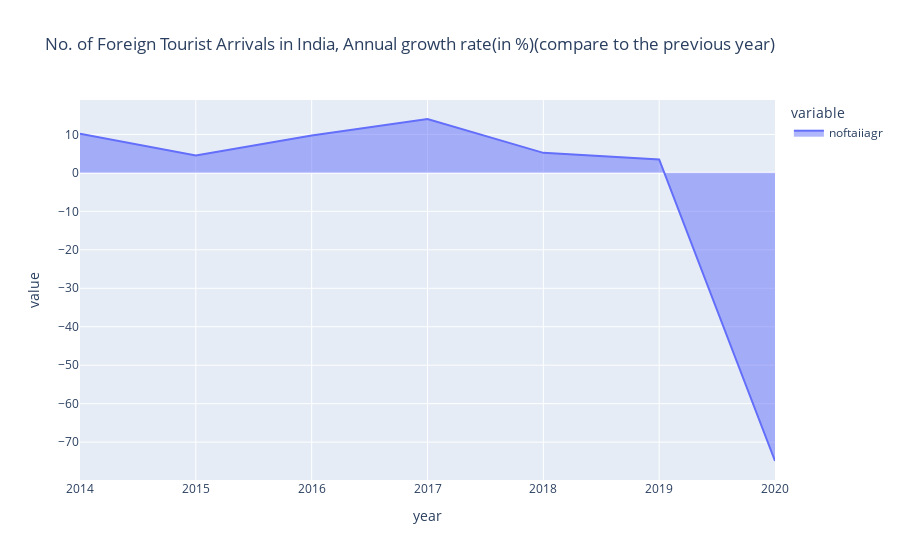

Here is the notebook cell this chart was saved with:
### Code cell
px.area(df,df.index,['noftaiiagr'],title='No. of Foreign Tourist Arrivals in India, Annual growth rate(in %)(compare to the previous year)')

### Figure 1 — Plotly figure (JSON) as saved in the notebook; plotly's stock layout.template omitted (floating-point values rounded to 4 significant figures)
{"data": [{"fillpattern": {"shape": ""}, "hovertemplate": "variable=noftaiiagr<br>year=%{x}<br>value=%{y}<extra></extra>", "legendgroup": "noftaiiagr", "line": {"color": "#636efa"}, "marker": {"symbol": "circle"}, "mode": "lines", "name": "noftaiiagr", "orientation": "v", "showlegend": true, "stackgroup": "1", "type": "scatter", "x": [2014, 2015, 2016, 2017, 2018, 2019, 2020], "xaxis": "x", "y": [10.2, 4.5, 9.7, 14, 5.2, 3.5, -74.9], "yaxis": "y"}], "layout": {"legend": {"title": {"text": "variable"}, "tracegroupgap": 0}, "title": {"text": "No. of Foreign Tourist Arrivals in India, Annual growth rate(in %)(compare to the previous year)"}, "xaxis": {"anchor": "y", "domain": [0, 1], "title": {"text": "year"}}, "yaxis": {"anchor": "x", "domain": [0, 1], "title": {"text": "value"}}}}
